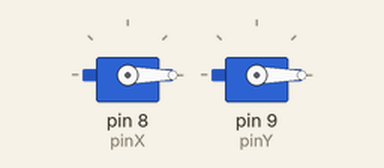
The sketch below on a simulated Arduino Uno, built with avr-gcc and run on an emulated ATmega328P. On the bench: 2 × servo.

Above: at 0.05 s.
At 4.0 s:
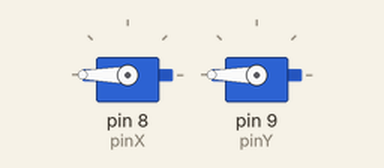
Timing chart, 0 to 5.2 s (numbered marks = the images above):
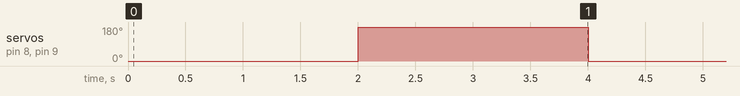

The sketch:

servo.ino
```cpp
#include <Servo.h>

Servo servoX, servoY;

const byte pinX = 8, pinY = 9;

void setup()
{
	servoX.attach(pinX);
	servoY.attach(pinY);
}

void loop()
{
	servoX.write(0);
	servoY.write(0);
	delay(2000);
	servoX.write(180);
	servoY.write(180);
	delay(2000);
}
```

Measured:
- by itself, servo on pin 8 (pinX), servo on pin 9 (pinY): alternates 180° for 2.0 s and 0° for 2.0 s
